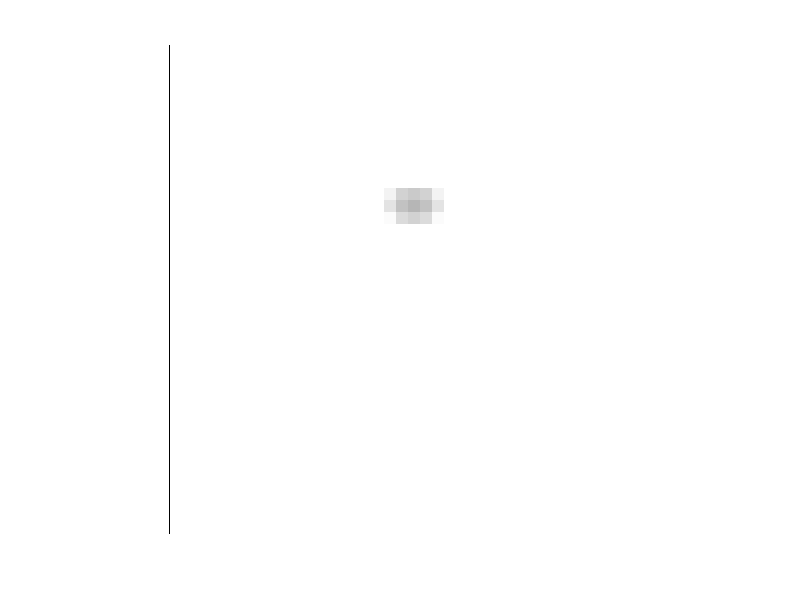
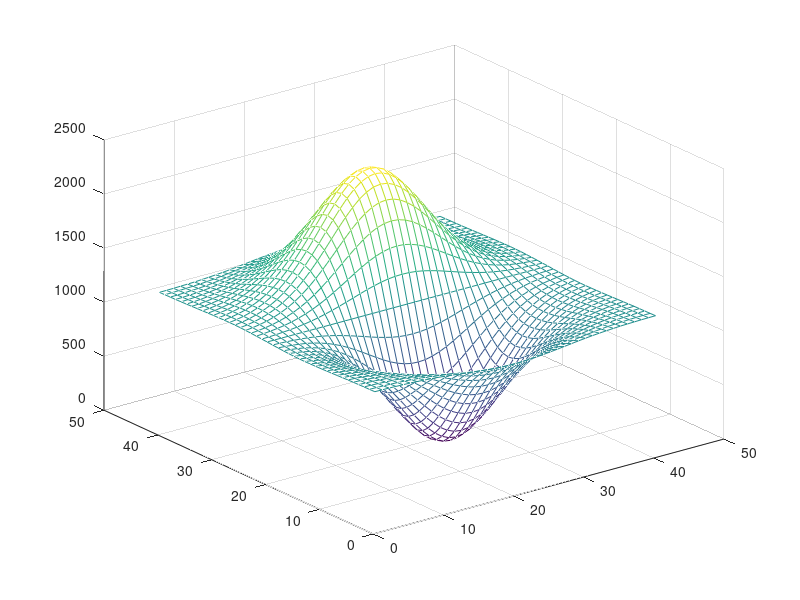

Here is the MATLAB script that generated these plots, in order:
clear all
close all

x = -2:0.1:2;
y = -2:0.1:2;

for i = 1:length(x)
    for j = 1:length(y)
        z(i,j) = round(2555*(0.5+ x(i).*exp(-x(i)^2 - y(j)^2)));
    end
end

imshow(uint8(z));
figure
mesh(z)
